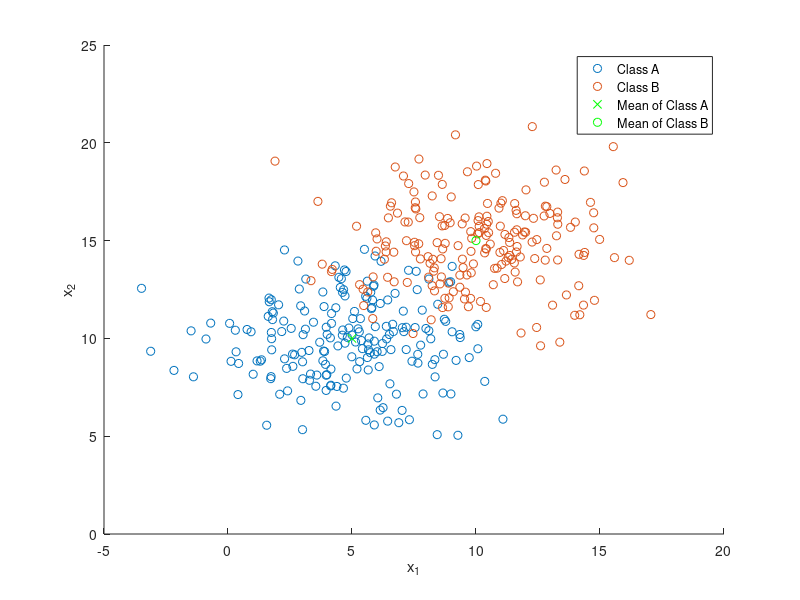

Reproduce this figure in MATLAB. (Note: this script raises an error after producing the figure.)
%% CASE 1 %%

close all;
rng(4);

% Class A
mu_A = [5 10]; % Mean
sigma_A = [8 0; 0 4]; % Covariance
r_A = chol(sigma_A); % Cholesky factorization to diagonalize the covariance matrix
z_A = repmat(mu_A, 200, 1) + randn(200, 2) * r_A; % Gaussian distribution for n = 200
[eig_vecs_A, eig_vals_A] = eig(sigma_A); % Extract eigenvalues and eigenvectors

% Class B
mu_B = [10 15];
sigma_B = [8 0; 0 4];
r_B = chol(sigma_B);
z_B = repmat(mu_B, 200, 1) + randn(200, 2) * r_B;
[eig_vecs_B, eig_vals_B] = eig(sigma_B);

figure;
xlabel('x_1');
ylabel('x_2');
hold on;

% Scatter plot of z_A and z_B, where points in z_A
% are marked with red 'X' and points in z_B are
% marked with blue 'O'.
samples_a_scatter = scatter(z_A(:, 1), z_A(:, 2), 'rx');
samples_b_scatter = scatter(z_B(:, 1), z_B(:, 2), 'bo');

% TODO: Better comment
% Intuitively, we know that the orientation of the cluster
% is horizontal as b = 0 in sigma A. Computing inverse tan
% of eigenvector 1 and 2 concretely validates this.
theta_A = atan(eig_vecs_A(2,2) / eig_vecs_A(2, 1));
theta_B = atan(eig_vecs_B(2,2) / eig_vecs_B(2, 1));

% Plot the means on top of scatter plot
% where mean A is represented by a green 'X'
% and mean B is represented by a green 'O'.
plot(mu_A(1), mu_A(2), 'gx');
plot(mu_B(1), mu_B(2), 'go');

legend('Class A', 'Class B', 'Mean of Class A', 'Mean of Class B');

% Plot an ellipse based on the original distribution
% using eigenvalues of A and B.
plot_ellipse(mu_A(1), mu_A(2), theta_A, sqrt(eig_vals_A(2,2)), sqrt(eig_vals_A(1,1)), 'r');
plot_ellipse(mu_B(1), mu_B(2), theta_B, sqrt(eig_vals_B(2,2)), sqrt(eig_vals_B(1,1)), 'b');

% Step size - the smaller the value the smoother
dx = 0.2;

% Generate a matrix of values incremented by the step variable
% ranging from smallest value of z_A to largest value of z_B.
x = min([z_A(:,1);z_B(:,1)])-1:dx:max([z_A(:,1);z_B(:,1)])+1;
y = min([z_A(:,2);z_B(:,2)])-1:dx:max([z_A(:,2);z_B(:,2)])+1;

% Useful for generating values over a range for some equation.
% Used for the different classifier cases equations. Each row
% is a copy of x and each column is a copy of Y.
[X1, Y1] = meshgrid(x, y);

% MED case
MED1 = MED(X1, Y1, mu_A, mu_B);
 contour(X1, Y1, MED1, [0, 0], 'Color', 'magenta', 'LineWidth', 2, 'HandleVisibility', 'off');

[Conf_Mat_MED1, exp_error_MED1] = ConfMat(X1(1, 1), Y1(1, 1), MED1, z_A, z_B)

% GED case
GED1 = GED(X1, Y1, mu_A, sigma_A, mu_B, sigma_B);
% contour(X1, Y1, GED1, [0, 0], 'Color', 'black', 'LineWidth', 2, 'HandleVisibility', 'off');

% MAP Case
MAP1 = MAP(X1, Y1, mu_A, sigma_A, 200, mu_B, sigma_B, 200);
%contour(X1, Y1, MAP1, [0, 0], 'Color', 'cyan', 'LineWidth', 2);

% NN Case
NN1 = NN(X1, Y1, z_A, z_B);
%contour(X1, Y1, NN1, [0, 0], 'Color', 'cyan', 'LineWidth', 2);

% KNN case
KNN1 = KNN(X1, Y1, 5, z_A, z_B);
%contour(X1, Y1, KNN1, [0,0], 'Color', 'black', 'LineWidth', 2, 'HandleVisibility', 'off');

%% CASE 2 %%
figure;
xlabel('x_1');
ylabel('x_2');
hold on;

% Class C
mu_C = [5 10];
sigma_C = [8 4; 4 40];
r_C = chol(sigma_C);
z_C = repmat(mu_C, 100, 1) + randn(100, 2) * r_C;
[eig_vecs_C, eig_vals_C] = eig(sigma_C);

% Class D
mu_D = [15 10];
sigma_D = [8 0; 0 8];
r_D = chol(sigma_D);
z_D = repmat(mu_D, 200, 1) + randn(200, 2) * r_D;
[eig_vecs_D, eig_vals_D] = eig(sigma_D);

% Class E
mu_E = [10 5];
sigma_E = [10 -5; -5 20];
r_E = chol(sigma_E);
z_E = repmat(mu_E, 150, 1) + randn(150, 2) * r_E;
[eig_vecs_E, eig_vals_E] = eig(sigma_E);

samples_C_scatter = scatter(z_C(:, 1), z_C(:, 2), 'rx');
samples_D_scatter = scatter(z_D(:, 1), z_D(:, 2), 'bo');
samples_E_scatter = scatter(z_E(:, 1), z_E(:, 2), 'k^');

theta_C = atan(eig_vecs_C(2,2) / eig_vecs_C(2, 1));
theta_D = atan(eig_vecs_D(2,2) / eig_vecs_D(2, 1));
theta_E = atan(eig_vecs_E(2,2) / eig_vecs_E(2, 1));

plot(mu_C(1), mu_C(2), 'gx');
plot(mu_D(1), mu_D(2), 'go');
plot(mu_E(1), mu_E(2), 'g+');

legend('Class C', 'Class D', 'Class E', 'Mean of Class C', 'Mean of Class D', 'Mean of Class E')

plot_ellipse(mu_C(1), mu_C(2), theta_C, sqrt(eig_vals_C(2,2)), sqrt(eig_vals_C(1,1)), 'r');
plot_ellipse(mu_D(1), mu_D(2), theta_D, sqrt(eig_vals_D(2,2)), sqrt(eig_vals_D(1,1)), 'b');
plot_ellipse(mu_E(1), mu_E(2), theta_E, sqrt(eig_vals_E(2,2)), sqrt(eig_vals_E(1,1)), 'b');

x2 = min([z_C(:,1);z_D(:,1);z_E(:,1)])-1:dx:max([z_C(:,1);z_D(:,1);z_E(:,1)])+1;
y2 = min([z_C(:,2);z_D(:,2);z_E(:,2)])-1:dx:max([z_C(:,2);z_D(:,2);z_E(:,2)])+1;

[X2, Y2] = meshgrid(x2, y2);

% MED case
MED2 = MED(X2, Y2, mu_C, mu_D, mu_E);
 contour(X2, Y2, MED2, 'Color', 'magenta', 'LineWidth', 2, 'HandleVisibility', 'off');

Conf_Mat_MED2 = ConfMat(X2(1, 1), Y2(1, 1), MED2, z_C, z_D, z_E)

% GED case
GED2 = GED(X2, Y2, mu_C, sigma_C, mu_D, sigma_D, mu_E, sigma_E);
% contour(X2, Y2, GED2, 'Color', 'cyan', 'LineWidth', 2, 'HandleVisibility', 'off');

% MAP case
MAP2 = MAP(X2, Y2, mu_C, sigma_C, 100, mu_D, sigma_D, 200, mu_E, sigma_E, 150);
% contour(X2, Y2, MAP2, 'Color', 'black', 'LineWidth', 2, 'HandleVisibility', 'off');

% NN case
NN2 = NN(X2, Y2, z_C, z_D, z_E);
% contour(X2, Y2, NN2, 'Color', 'black', 'LineWidth', 2, 'HandleVisibility', 'off');

% KNN case
KNN2 = KNN(X2, Y2, 3, z_C, z_D, z_E);
%contour(X2, Y2, KNN2,'Color', 'black', 'LineWidth', 2, 'HandleVisibility', 'off');
hold off;



